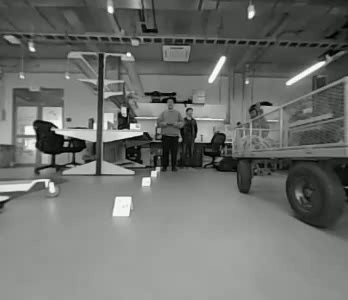
#> input picture Frames/4m.png, 348 x 300 px, found by its file name
$ python sharpImage.py
#> lines starting #> are read from the running program, lines starting #| are printed output that depends on the picture
import matplotlib.pyplot as plt
import numpy as np
import cv2 as cv

kernel = np.array([[0, -1, 0], [-1, 5, -1], [0, -1, 0]])

img = cv.imread("./Frames/4m.png")
#> img is the input picture: shape (300, 348, 3); mean B, G, R 110.1, 113.1, 111.1
sharpened = cv.filter2D(img, -1, kernel)
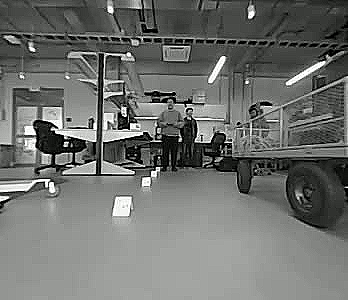
#> sharpened: shape (300, 348, 3); mean B, G, R 110.6, 113.5, 111.6

plt.subplot(1, 2, 1)
plt.title("Original")
plt.imshow(img)

plt.subplot(1, 2, 2)
plt.title("Sharpening")
plt.imshow(sharpened)
plt.show()
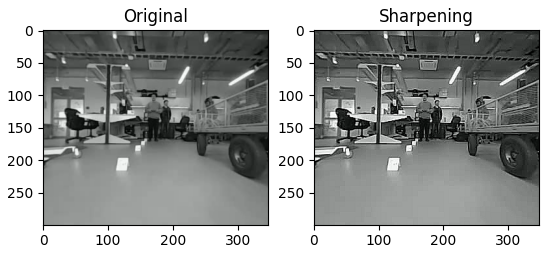
#> figure drawn by matplotlib, 2 panels; B, G, R data is drawn as R, G, B

$ run again, with Frames/1m.png copied over Frames/4m.png
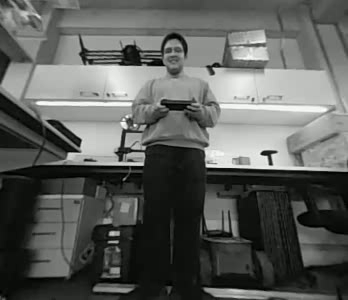
#> input picture Frames/1m.png, 348 x 300 px, found by its file name
#> img is the input picture: shape (300, 348, 3); mean B, G, R 90.9, 93.9, 91.9
#> `sharpened = cv.filter2D(img, -1, kernel)`:
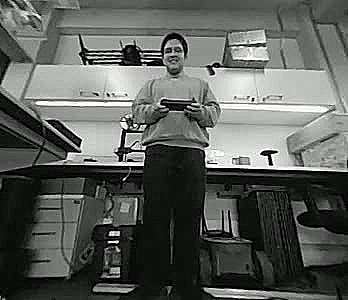
#> sharpened: shape (300, 348, 3); mean B, G, R 91.8, 94.7, 92.8
#> `plt.show()`:
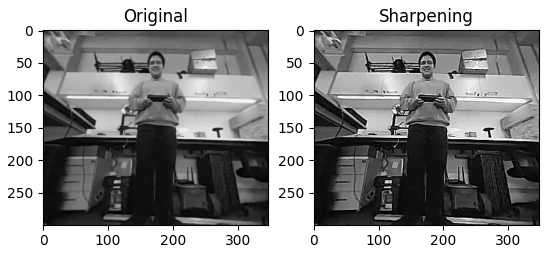
#> figure drawn by matplotlib, 2 panels; B, G, R data is drawn as R, G, B

$ run again, with Frames/2m.png copied over Frames/4m.png
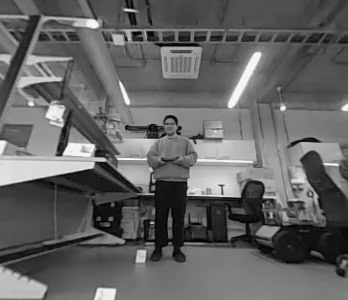
#> input picture Frames/2m.png, 348 x 300 px, found by its file name
#> img is the input picture: shape (300, 348, 3); mean B, G, R 97.6, 100.6, 98.6
#> `sharpened = cv.filter2D(img, -1, kernel)`:
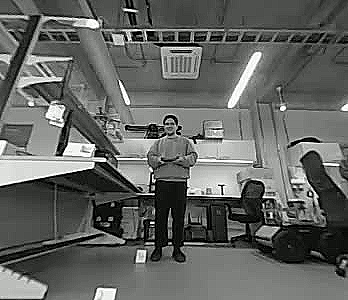
#> sharpened: shape (300, 348, 3); mean B, G, R 98.2, 101.1, 99.2
#> `plt.show()`:
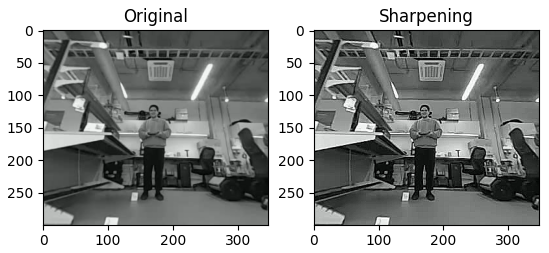
#> figure drawn by matplotlib, 2 panels; B, G, R data is drawn as R, G, B

$ run again, with Frames/3m.png copied over Frames/4m.png
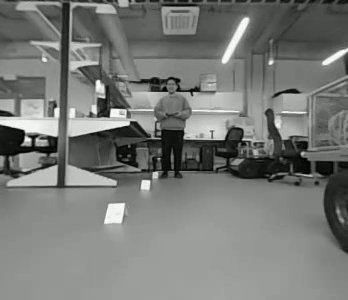
#> input picture Frames/3m.png, 348 x 300 px, found by its file name
#> img is the input picture: shape (300, 348, 3); mean B, G, R 118.9, 121.9, 119.9
#> `sharpened = cv.filter2D(img, -1, kernel)`:
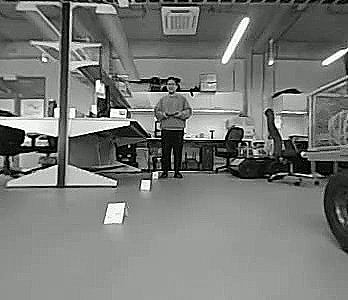
#> sharpened: shape (300, 348, 3); mean B, G, R 119.4, 122.3, 120.4
#> `plt.show()`:
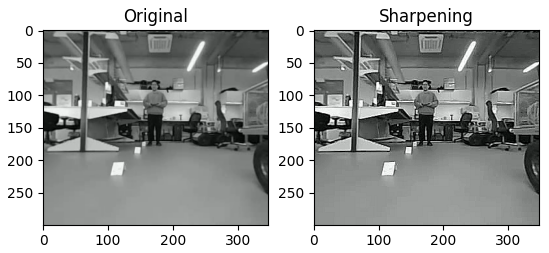
#> figure drawn by matplotlib, 2 panels; B, G, R data is drawn as R, G, B
